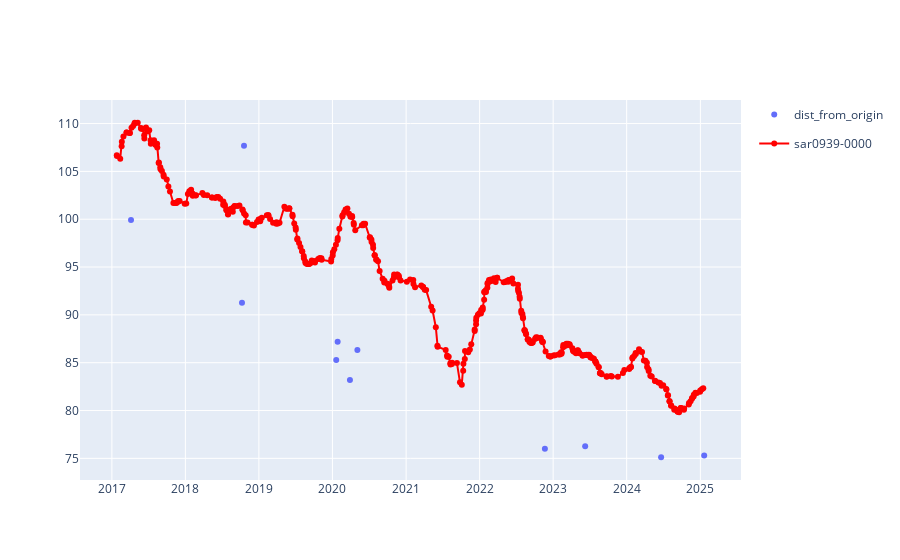

Source (notebook cell):
### Code cell
import plotly.graph_objects as go
fig = go.Figure()
# Create and style traces
fig.add_traces(df.dist_from_origin[df.site == "T3"].plot(title="T3 intersects vs CoastSat sar0939-0000", kind="scatter").data)
cs = pd.read_csv("data/sar0939/transect_time_series_smoothed.csv")
cs.dates = pd.to_datetime(cs.dates)
cs = cs[cs.dates.between("2017-01-25", "2025-01-20")]
cs.set_index("dates", inplace=True)
fig.add_traces((cs["sar0939-0000"] - T3_offset).plot(markers=True, color_discrete_sequence=['red']).data)

### Figure 1 — Plotly figure (JSON) as saved in the notebook; plotly's stock layout.template omitted (floating-point values rounded to 4 significant figures; data arrays with more than 128 entries replaced by an {"elided": "..."} marker saying what was removed)
{"data": [{"hovertemplate": "variable=dist_from_origin<br>date=%{x}<br>value=%{y}<extra></extra>", "legendgroup": "dist_from_origin", "marker": {"color": "#636efa", "symbol": "circle"}, "mode": "markers", "name": "dist_from_origin", "orientation": "v", "showlegend": true, "type": "scatter", "x": ["2017-04-06T00:00:00.000000000", "2018-10-09T00:00:00.000000000", "2018-10-19T00:00:00.000000000", "2020-01-20T00:00:00.000000000", "2020-01-27T00:00:00.000000000", "2020-03-28T00:00:00.000000000", "2020-05-04T00:00:00.000000000", "2022-11-21T00:00:00.000000000", "2023-06-09T00:00:00.000000000", "2024-06-20T00:00:00.000000000", "2025-01-20T00:00:00.000000000"], "xaxis": "x", "y": [99.92, 91.28, 107.7, 85.28, 87.18, 83.18, 86.34, 76.0, 76.26, 75.11, 75.3], "yaxis": "y"}, {"hovertemplate": "variable=sar0939-0000<br>dates=%{x}<br>value=%{y}<extra></extra>", "legendgroup": "sar0939-0000", "line": {"color": "red", "dash": "solid"}, "marker": {"symbol": "circle"}, "mode": "lines+markers", "name": "sar0939-0000", "orientation": "v", "showlegend": true, "type": "scatter", "x": {"elided": "415 str values"}, "xaxis": "x", "y": {"elided": "415 float values"}, "yaxis": "y"}], "layout": {}}
